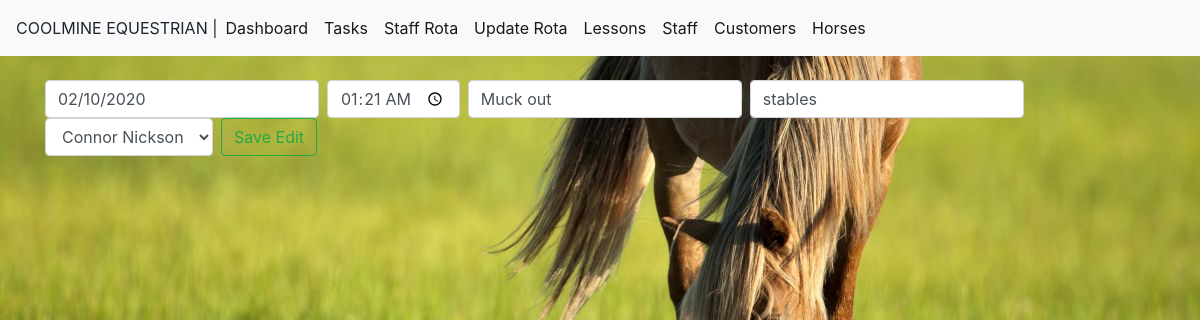
Page /edittask/12 on the earlier database version.
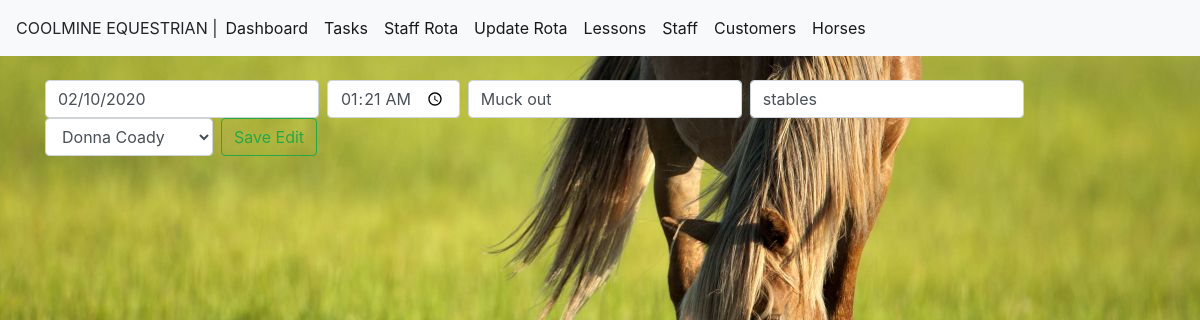
Same page on the later database version.
### module_task/models.py (models this page shows, shortened)
class TaskList(models.Model):
    taskdate=models.DateField(auto_now_add=False, auto_now=False)
    tasktime=models.TimeField(auto_now_add=False, auto_now=False,blank=True,null=True)
    taskdesc = models.CharField(max_length=200)
    location= models.CharField(max_length=50)
    assingees= models.ForeignKey(StaffList,blank=True,null=True, on_delete=models.CASCADE,limit_choices_to={'termindate': None},)
    completed = models.BooleanField(default=False)
    comments=models.CharField(max_length=100,blank=True)

class StaffList(models.Model):
    staffname= models.CharField(max_length=50)
    staffdob=models.DateField(blank=True, null=True)
    staffaddress= models.CharField(max_length=200,blank=True, null=True)
    staffemail= models.EmailField(blank=True, null=True)
    staffphone=models.CharField(max_length=30,blank=True, null=True)
    staffcontract = models.CharField(null=True,max_length=20)
    startdate=models.DateField(blank=True, null=True)
    termindate =models.DateField(blank=True, null=True)
    staffqual =models.CharField(max_length=250, blank=True,null=True)

### module_task/views.py (the view)
# urls.py: path('edittask/<task_id>', views.edittask, name='edittask'),
def edittask(request, task_id):
    if request.method == 'POST':
        task = TaskList.objects.get(pk=task_id)
        all_staff = StaffList.objects.all
        form = TaskListForm(request.POST or None, instance=task)
        form.save()
        messages.success(request, ('Task has been modified!'))
        return redirect('task')
    else:
        task = TaskList.objects.get(pk=task_id)
        all_staff = StaffList.objects.all
        return render(request,'edittask.html' ,{'task': task,'all_staff': all_staff})

### module_task/templates/edittask.html (shortened to what this page needs)
{%extends 'base.html'%}
{% block content %}
    {% if task %}
        <form class="form-inline my-2 my-lg-0" method="POST">{% csrf_token %}
        <input class="form-control mr-sm-2" type="text" placeholder="Date" id="datepicker" value="{{task.taskdate|date:"SHORT_DATE_FORMAT"}}" aria-label="Add" name="taskdate">
        <input class="form-control mr-sm-2" type="time"  value="{{task.tasktime|time:"H:i"}}" aria-label="Add" name="tasktime">
        <input class="form-control mr-sm-2" type="add" placeholder="Description" value="{{task.taskdesc}}" aria-label="Add" name="taskdesc">
        <input class="form-control mr-sm-2" type="add" placeholder="Location" value="{{task.location}}" aria-label="Add" name="location">
        <select class="form-control mr-sm-2" name="assingees">
        {% if task.assingees is not None%}
            <option value="{{task.assingees.id}}" selected="selected">{{task.assingees.staffname}}</option>
        {% endif %}
        </select>
        <button class="btn btn-outline-success my-2 my-sm-0" type="submit">Save Edit</button>
        </form>
    {% endif %}
{% endblock %}

Differences in the rows shown:
changed TaskList "Muck out": assingees "Connor Nickson" → "Donna Coady"
